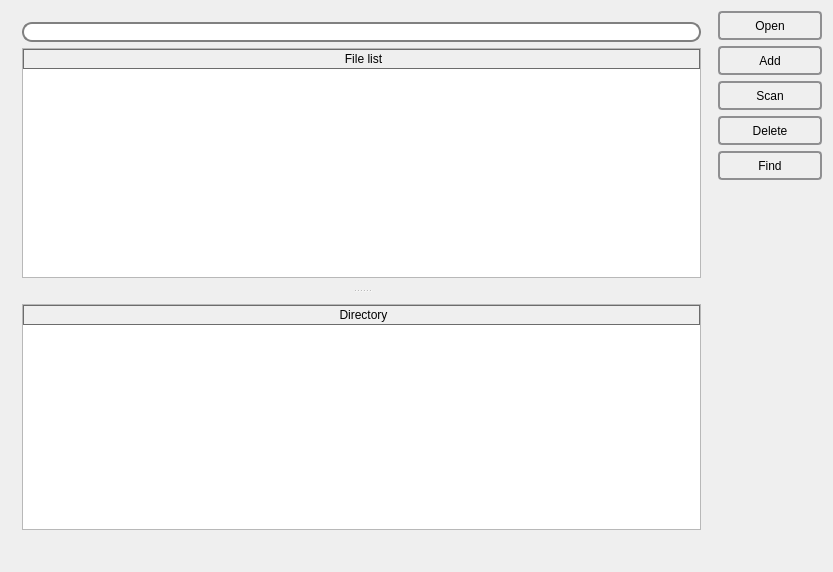
<?xml version="1.0" encoding="UTF-8"?>
<ui version="4.0">
 <class>MainWindow</class>
 <widget class="QMainWindow" name="MainWindow">
  <property name="geometry">
   <rect>
    <x>0</x>
    <y>0</y>
    <width>833</width>
    <height>572</height>
   </rect>
  </property>
  <property name="windowTitle">
   <string>MainWindow</string>
  </property>
  <property name="styleSheet">
   <string notr="true">QPushButton {
     border: 2px solid rgb(143, 143, 145);
     border-radius: 4px;
     background-color: qlineargradient(x1: 0, y1: 0, x2: 0, y2: 1,
                                       stop: 0 #f6f7fa, stop: 1 #dadbde);
     min-width: 100px;
	 min-height: 25px;
 }

 QPushButton:pressed {
     background-color: qlineargradient(x1: 0, y1: 0, x2: 0, y2: 1,
                                       stop: 0 #dadbde, stop: 1 #f6f7fa);
 }



QHeaderView::section {
    background-color: qlineargradient(x1:0, y1:0, x2:0, y2:1,
                                      stop:0 #darkgray, stop: 0.5 #darkgray,
                                      stop: 0.6 #darkgray, stop:1 #darkgray);
    color: black;
    padding-left: 4px;
    border: 1px solid #6c6c6c;
}

QLineEdit {
     border: 2px solid gray;
     border-radius: 10px;
     padding: 0 8px;
     background: white;
     selection-background-color: darkgray;
 }
QProgressBar {
     border: 2px solid grey;
     border-radius: 5px;
 }

QProgressBar::chunk {
     background-color: rgb(5, 184, 204);
	 width: 20px;
 }

QProgressBar {
     border: 2px solid grey;
     border-radius: 5px;
     text-align: center;
 }</string>
  </property>
  <widget class="QWidget" name="centralWidget">
   <layout class="QGridLayout" name="gridLayout">
    <item row="3" column="1">
     <widget class="QPushButton" name="delete_button">
      <property name="enabled">
       <bool>true</bool>
      </property>
      <property name="text">
       <string>Delete</string>
      </property>
     </widget>
    </item>
    <item row="2" column="1">
     <widget class="QPushButton" name="scan_button">
      <property name="text">
       <string>Scan</string>
      </property>
     </widget>
    </item>
    <item row="1" column="1">
     <widget class="QPushButton" name="add_button">
      <property name="text">
       <string>Add</string>
      </property>
     </widget>
    </item>
    <item row="0" column="1">
     <widget class="QPushButton" name="open_button">
      <property name="text">
       <string>Open</string>
      </property>
     </widget>
    </item>
    <item row="4" column="1">
     <widget class="QPushButton" name="find_button">
      <property name="text">
       <string>Find</string>
      </property>
     </widget>
    </item>
    <item row="5" column="1">
     <spacer name="verticalSpacer">
      <property name="orientation">
       <enum>Qt::Vertical</enum>
      </property>
      <property name="sizeHint" stdset="0">
       <size>
        <width>20</width>
        <height>40</height>
       </size>
      </property>
     </spacer>
    </item>
    <item row="0" column="0" rowspan="7">
     <widget class="QSplitter" name="splitter">
      <property name="sizePolicy">
       <sizepolicy hsizetype="Expanding" vsizetype="Expanding">
        <horstretch>0</horstretch>
        <verstretch>0</verstretch>
       </sizepolicy>
      </property>
      <property name="minimumSize">
       <size>
        <width>700</width>
        <height>0</height>
       </size>
      </property>
      <property name="orientation">
       <enum>Qt::Vertical</enum>
      </property>
      <property name="childrenCollapsible">
       <bool>false</bool>
      </property>
      <widget class="QWidget" name="verticalLayoutWidget_2">
       <layout class="QVBoxLayout" name="verticalLayout_4">
        <property name="sizeConstraint">
         <enum>QLayout::SetDefaultConstraint</enum>
        </property>
        <item>
         <widget class="QLineEdit" name="path">
          <property name="text">
           <string/>
          </property>
         </widget>
        </item>
        <item>
         <widget class="QTreeWidget" name="treeWidget">
          <column>
           <property name="text">
            <string>File list</string>
           </property>
           <property name="textAlignment">
            <set>AlignCenter</set>
           </property>
          </column>
         </widget>
        </item>
       </layout>
      </widget>
      <widget class="QWidget" name="verticalLayoutWidget">
       <layout class="QVBoxLayout" name="verticalLayout_3">
        <property name="sizeConstraint">
         <enum>QLayout::SetDefaultConstraint</enum>
        </property>
        <item>
         <widget class="QTableWidget" name="tableWidget_2">
          <property name="enabled">
           <bool>true</bool>
          </property>
          <property name="acceptDrops">
           <bool>false</bool>
          </property>
          <property name="frameShape">
           <enum>QFrame::StyledPanel</enum>
          </property>
          <property name="frameShadow">
           <enum>QFrame::Sunken</enum>
          </property>
          <property name="midLineWidth">
           <number>0</number>
          </property>
          <attribute name="horizontalHeaderShowSortIndicator" stdset="0">
           <bool>false</bool>
          </attribute>
          <attribute name="horizontalHeaderStretchLastSection">
           <bool>true</bool>
          </attribute>
          <column>
           <property name="text">
            <string>Directory</string>
           </property>
          </column>
         </widget>
        </item>
       </layout>
      </widget>
     </widget>
    </item>
    <item row="7" column="0">
     <widget class="QLabel" name="label">
      <property name="text">
       <string/>
      </property>
     </widget>
    </item>
   </layout>
  </widget>
  <action name="actionScan_Directory">
   <property name="text">
    <string>&amp;Scan Directory...</string>
   </property>
  </action>
  <action name="actionExit">
   <property name="text">
    <string>&amp;Exit</string>
   </property>
  </action>
  <action name="actionAbout">
   <property name="text">
    <string>About</string>
   </property>
  </action>
 </widget>
 <layoutdefault spacing="6" margin="11"/>
 <resources/>
 <connections/>
</ui>
